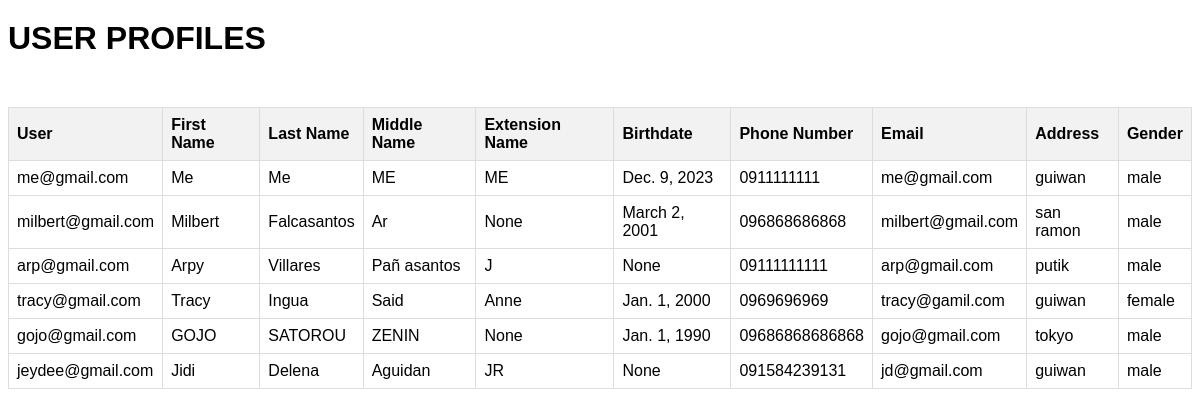
/admin_users/, run on the app's committed database.
### bisapp/models.py (models this page shows, shortened)
class UserProfile(models.Model):
    user = models.OneToOneField(settings.AUTH_USER_MODEL, on_delete=models.CASCADE)
    first_name = models.CharField(max_length=100)
    last_name = models.CharField(max_length=100)
    middle_name = models.CharField(max_length=100, blank=True, null=True)
    extension = models.CharField(max_length=100, blank=True, null=True)
    birthdate = models.DateField(null=True, blank=True)
    phone_number = models.CharField(max_length=15)
    email = models.EmailField()
    address = models.CharField(max_length=255)
    gender = models.CharField(max_length=10)

class CustomUser(AbstractBaseUser, PermissionsMixin):
    email = models.EmailField(unique=True)
    first_name = models.CharField(max_length=30)
    last_name = models.CharField(max_length=30)
    is_active = models.BooleanField(default=True)
    is_staff = models.BooleanField(default=False)
    userID = models.CharField(max_length=20, unique=True, blank=False, null=False ,default='')
    objects = CustomUserManager()
    USERNAME_FIELD = 'email'
    REQUIRED_FIELDS = ['first_name', 'last_name']
    def __str__(self):
        return self.email

### bisapp/views.py (the view)
# urls.py: path('admin_users/', views.admin_users, name='admin_users'),
def admin_users(request):
    user_profiles = UserProfile.objects.all()
    return render(request, 'Admin_users.html', {'user_profiles': user_profiles})

### templates/Admin_users.html (shortened to what this page needs)
<!DOCTYPE html>
<html lang="en">
<head>
</head>
<body>
    <h1>USER PROFILES</h1>
    <table>
        <thead>
            <tr>
                <th>User</th>
                <th>First Name</th>
                <th>Last Name</th>
                <th>Middle Name</th>
                <th>Extension Name</th>
                <th>Birthdate </th>
                <th>Phone Number</th>
                <th>Email</th>
                <th>Address</th>
                <th>Gender</th>
            </tr>
        </thead>
        <tbody id="data-table-body">
            {% for profile in user_profiles %}
                <tr>
                    <td>{{ profile.user }}</td>
                    <td>{{ profile.first_name }}</td>
                    <td>{{ profile.last_name }}</td>
                    <td>{{ profile.middle_name }}</td>
                    <td>{{ profile.extension }}</td>
                    <td>{{ profile.birthdate }}</td>
                    <td>{{ profile.phone_number }}</td>
                    <td>{{ profile.email }}</td>
                    <td>{{ profile.address }}</td>
                    <td>{{ profile.gender }}</td>
                </tr>
            {% empty %}
                <tr><td colspan="3">No data found</td></tr>
            {% endfor %}
        </tbody>
    </table>
</body>
</html>

### templates/Admin_users.html (style rules this page uses)
body { font-family: Arial, sans-serif; }
table { width: 100%; border-collapse: collapse; margin-top: 50px; }
th, td { border: 1px solid #dddddd; text-align: left; padding: 8px; }
th { background-color: #f2f2f2; }
h1 { margin-top: 20px; }

### data on the page
UserProfile: user "me@gmail.com", first_name "Me", last_name "Me", middle_name "ME", extension "ME", birthdate "Dec. 9, 2023", phone_number "0911111111", email "me@gmail.com", address "guiwan", gender "male"
UserProfile: user "milbert@gmail.com", first_name "Milbert", last_name "Falcasantos", middle_name "Ar", extension "None", birthdate "March 2, 2001", phone_number "096868686868", email "milbert@gmail.com", address "san ramon", gender "male"
UserProfile: user "arp@gmail.com", first_name "Arpy", last_name "Villares", middle_name "Pañ asantos", extension "J", birthdate "None", phone_number "09111111111", email "arp@gmail.com", address "putik", gender "male"
UserProfile: user "tracy@gmail.com", first_name "Tracy", last_name "Ingua", middle_name "Said", extension "Anne", birthdate "Jan. 1, 2000", phone_number "0969696969", email "tracy@gamil.com", address "guiwan", gender "female"
UserProfile: user "gojo@gmail.com", first_name "GOJO", last_name "SATOROU", middle_name "ZENIN", extension "None", birthdate "Jan. 1, 1990", phone_number "09686868686868", email "gojo@gmail.com", address "tokyo", gender "male"
UserProfile: user "jeydee@gmail.com", first_name "Jidi", last_name "Delena", middle_name "Aguidan", extension "JR", birthdate "None", phone_number "091584239131", email "jd@gmail.com", address "guiwan", gender "male"
